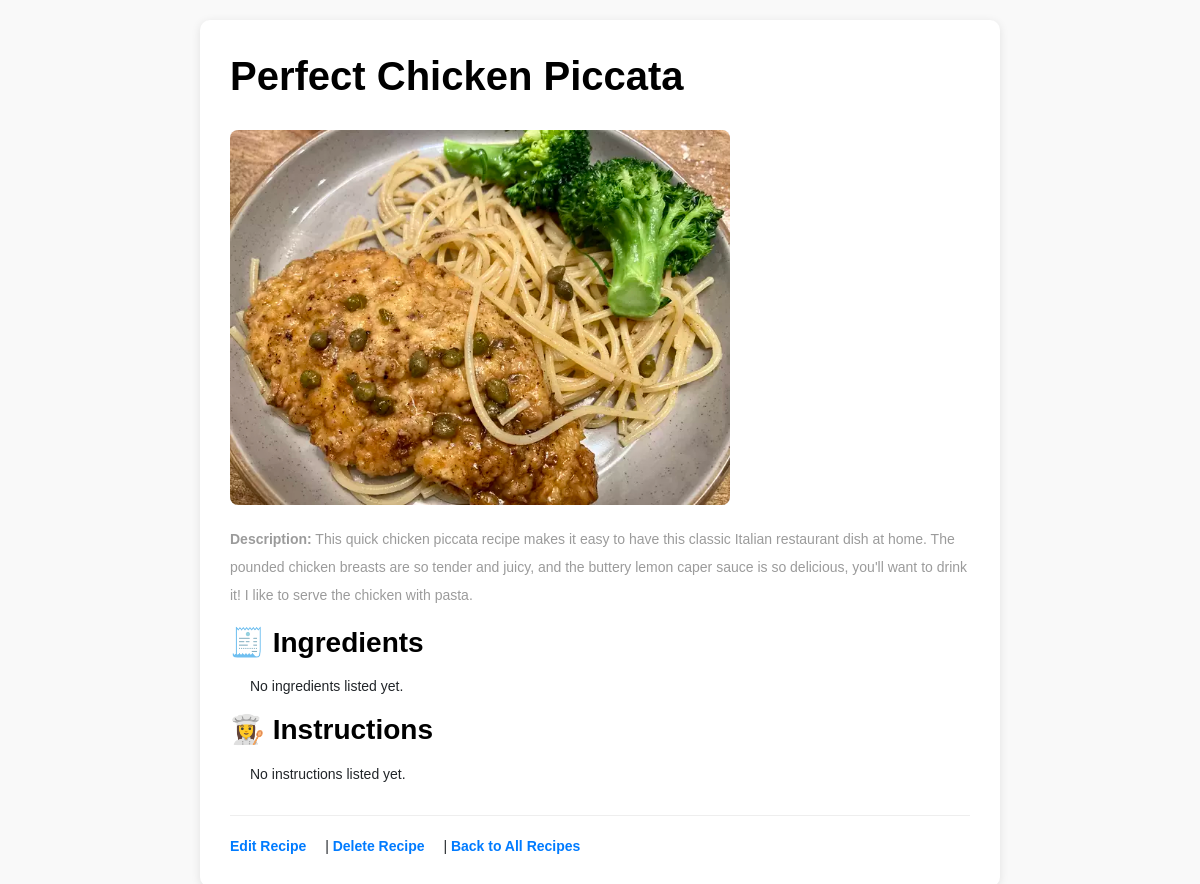
Page /recipe/1/ on the committed database.
### recipe_app/models.py (models this page shows, shortened)
class Recipe(models.Model):
    title = models.CharField(max_length=200)
    description = models.TextField()
    image = models.ImageField(upload_to='recipes/')
    author = models.ForeignKey(User, on_delete=models.CASCADE)
    ingredients = models.ManyToManyField(Ingredient)  # SIMPLE relationship
    instructions = models.ManyToManyField(Instruction)  # SIMPLE relationship
    created_at = models.DateTimeField(auto_now_add=True)

### recipe_app/views.py (the view)
# urls.py: path('recipe/<int:pk>/', RecipeDetailView.as_view(), name='recipe_detail'),
class RecipeDetailView(DetailView):
    model = Recipe
    template_name = 'recipe_detail.html'  # Your actual template
    context_object_name = 'recipe'

### recipe_app/templates/recipe_detail.html (shortened to what this page needs)
{% load static %}
<!DOCTYPE html>
<html>
<head>
    <link rel="stylesheet" href="{% static 'style.css' %}">
</head>
<body>
    <div class="container">
        <h1>{{ recipe.title }}</h1>
        {% if recipe.image %}
            <img class="recipe-image" src="{{ recipe.image.url }}" alt="{{ recipe.title }}">
        {% endif %}
        <p><strong>Description:</strong> {{ recipe.description }}</p>
        <h3>🧾 Ingredients</h3>
<ul class="ingredients">
    {% for ingredient in recipe.ingredients.all %}
    <li>{{ ingredient.name }}{% if ingredient.quantity %} - {{ ingredient.quantity }}{% endif %}</li>
    {% empty %}
    <li>No ingredients listed yet.</li>
    {% endfor %}
</ul>
<h3>👩‍🍳 Instructions</h3>
<ol class="instructions">
    {% for instruction in recipe.instructions.all %}
    <li><strong>Step {{ instruction.step_number }}:</strong> {{ instruction.description }}</li>
    {% empty %}
    <li>No instructions listed yet.</li>
    {% endfor %}
</ol>
        <div class="action-buttons">
            <a href="{% url 'recipe_update' recipe.pk %}">Edit Recipe</a> |
            <a href="{% url 'recipe_delete' recipe.pk %}">Delete Recipe</a> |
            <a href="{% url 'recipe_list' %}">Back to All Recipes</a>
        </div>
    </div>
</body>
</html>

### static/style.css (style rules this page uses)
* { margin: 0; padding: 0; }
body { font-family: "Open Sans", sans-serif; font-size: 14px; }
h1, h2, h3, h4, h5, h6 { color: #000000; line-height: 1.3; font-weight: 600; }
p { color: #9b9b9b; font-size: 14px; line-height: 2; font-weight: 400; }
a, a:hover, a:focus { -webkit-transition-duration: 500ms; transition-duration: 500ms; text-decoration: none; outline: 0 solid transparent; color: #000000; font-weight: 600; font-size: 14px; color: #474747; }
ul, ol { margin: 0; }
ul li, ol li { list-style: none; }
img { height: auto; max-width: 100%; }

### recipe_app/templates/recipe_detail.html (style rules this page uses)
body { font-family: Arial, sans-serif; margin: 0; padding: 20px; background-color: #f9f9f9; }
.container { max-width: 800px; margin: 0 auto; background: white; padding: 30px; border-radius: 10px; box-shadow: 0 2px 10px rgba(0,0,0,0.1); }
.recipe-image { width: 100%; max-width: 500px; height: auto; border-radius: 8px; margin: 20px 0; }
.action-buttons { margin-top: 30px; padding-top: 20px; border-top: 1px solid #eee; }
.action-buttons a { margin-right: 15px; text-decoration: none; color: #007bff; }
ul.ingredients { list-style-type: disc; padding-left: 20px; margin: 15px 0; }
ol.instructions { padding-left: 20px; margin: 15px 0; }
.ingredients li, .instructions li { margin-bottom: 8px; line-height: 1.5; }

### rows in the picture
Recipe: title "Perfect Chicken Piccata", image (picture), description "This quick chicken piccata recipe makes it easy to have this classic Italian restaurant dish at home. The pounded chicken breasts are so tender and juicy, and the buttery lemon caper sauce is so delicious, you'll want to drink it! I like to serve the chicken with pasta."
